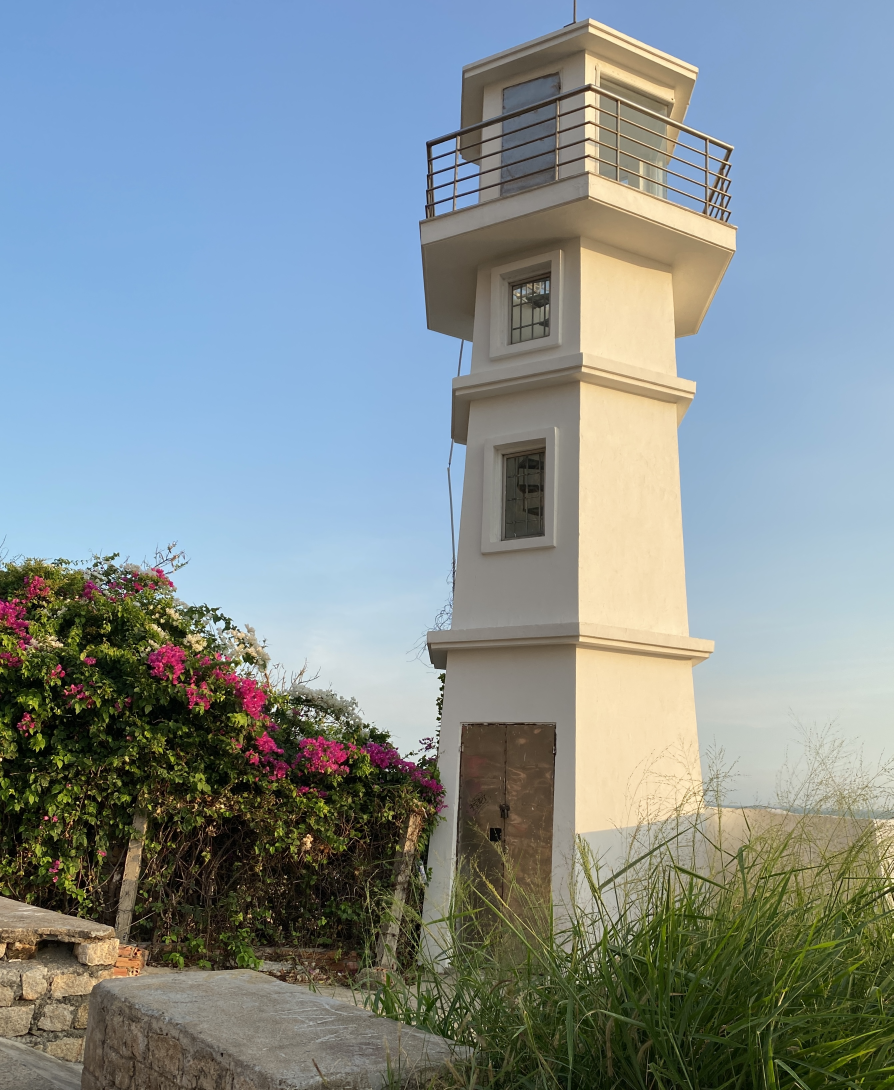
#> input picture _only/image.jpg, 2680 x 3270 px (shown at 1/3 size)
$ python optical_visual.py
#> lines starting #> are read from the running program, lines starting #| are printed output that depends on the picture; pictures that were not available may be replaced by others from this repository, and a replacement may not be noted
from glob import glob

import cv2
import numpy as np
from tqdm import tqdm

# Parameters for Shi-Tomasi corner detection
corner_detection_params = dict(maxCorners=300, qualityLevel=0.2, minDistance=2, blockSize=7)
# Parameters for Lucas-Kanade optical flow
optical_flow_params = dict(winSize=(15, 15), maxLevel=2, criteria=(cv2.TERM_CRITERIA_EPS | cv2.TERM_CRITERIA_COUNT, 10, 0.03))
# Variable for color to draw optical flow track
color = (0, 0, 255)
# Get all video files
files = sorted(glob('video/*'))
# Create a window
window_name = "Optical Flow"

for file in tqdm(files):
    # Create a VideoCapture object
    cap = cv2.VideoCapture(file)
    # Get the first frame
    ret, first_frame = cap.read()
#> first_frame is the input picture: shape (3270, 2680, 3); mean B, G, R 146.2, 143.2, 131
    cv2.imshow(window_name, first_frame)
    cv2.moveWindow(window_name, 1, 1)
    if not ret: continue
    # Resize the frame
    first_frame = cv2.resize(first_frame, (640, 480))
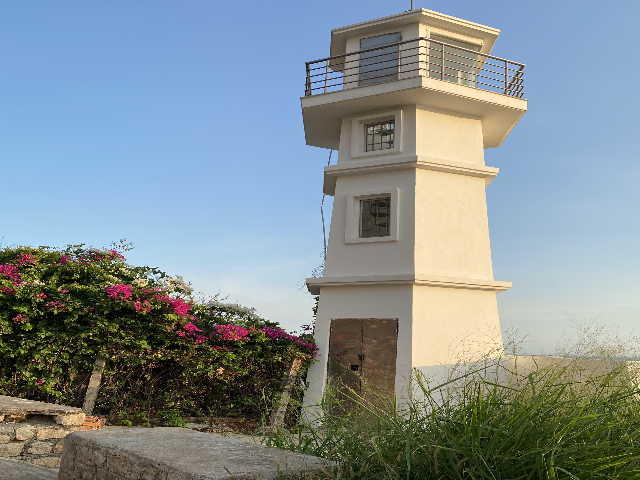
#> first_frame: shape (480, 640, 3); mean B, G, R 146.1, 143.1, 130.9
    # Converts frame to grayscale because we only need the luminance channel for detecting edges - less computationally expensive
    prev_gray = cv2.cvtColor(first_frame, cv2.COLOR_BGR2GRAY)
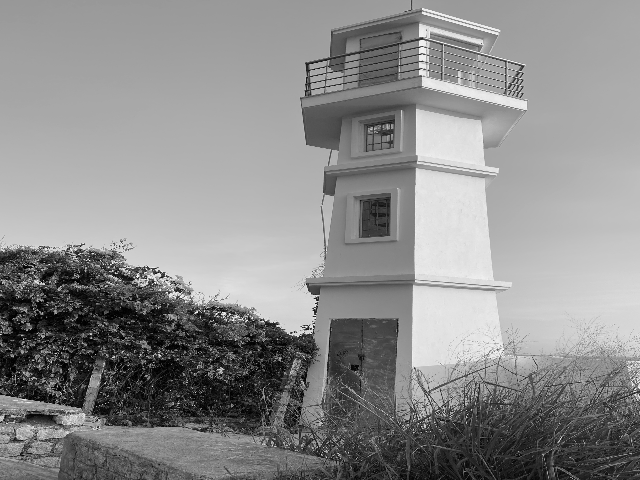
#> prev_gray: shape (480, 640); min 0, max 252, mean 139.8
    # Finds the strongest corners in the first frame by Shi-Tomasi method - we will track the optical flow for these corners
    # https://docs.opencv.org/3.0-beta/modules/imgproc/doc/feature_detection.html#goodfeaturestotrack
    prev = cv2.goodFeaturesToTrack(prev_gray, mask = None, **corner_detection_params)
#> prev = 300 rows, first 8: [162, 274], [310, 327], [158, 273], [223, 314], [139, 276], [227, 314], [151, 281], [139, 278]
    # Creates an image filled with zero intensities with the same dimensions as the frame - for later drawing purposes
    mask = np.zeros_like(first_frame)
    idx = 0
    rgbs = {}
    while(cap.isOpened()):
        # ret = a boolean return value from getting the frame, frame = the current frame being projected in the video
        ret, frame = cap.read()
        if not ret: break
        # Resize the frame
        frame = cv2.resize(frame, (640, 480))
        # Converts each frame to grayscale - we previously only converted the first frame to grayscale
        gray = cv2.cvtColor(frame, cv2.COLOR_BGR2GRAY)
        # Calculates sparse optical flow by Lucas-Kanade method
        # https://docs.opencv.org/3.0-beta/modules/video/doc/motion_analysis_and_object_tracking.html#calcopticalflowpyrlk
        prev = cv2.goodFeaturesToTrack(prev_gray, mask = None, **corner_detection_params)
        next, status, error = cv2.calcOpticalFlowPyrLK(prev_gray, gray, prev, None, **optical_flow_params)
#> next has the same summary as prev; status = 300 values from 1 to 1; error = 300 values from 0 to 0
        # Selects good feature points for previous position
        good_old = prev[status == 1].astype(int)
#> good_old = 300 pairs, first value 1 to 637, second value 34 to 454
        # Selects good feature points for next position
        good_new = next[status == 1].astype(int)
#> good_new has the same summary as good_old
        # Draws the optical flow tracks
        for i, (new, old) in enumerate(zip(good_new, good_old)):
            # Returns a contiguous flattened array as (x, y) coordinates for new point
            a, b = new.ravel()
            # Returns a contiguous flattened array as (x, y) coordinates for old point
            c, d = old.ravel()
            # Draws line between new and old position with green color and 2 thickness
            mask = cv2.line(mask, (a, b), (c, d), color, 2)
            # Draws filled circle (thickness of -1) at new position with green color and radius of 3
            frame = cv2.circle(frame, (a, b), 2, color, -1)
#> this loop made 300 passes
#> (a, b, c, d) on passes 1 to 3: (162, 274, 162, 274), (310, 327, 310, 327), (158, 273, 158, 273)
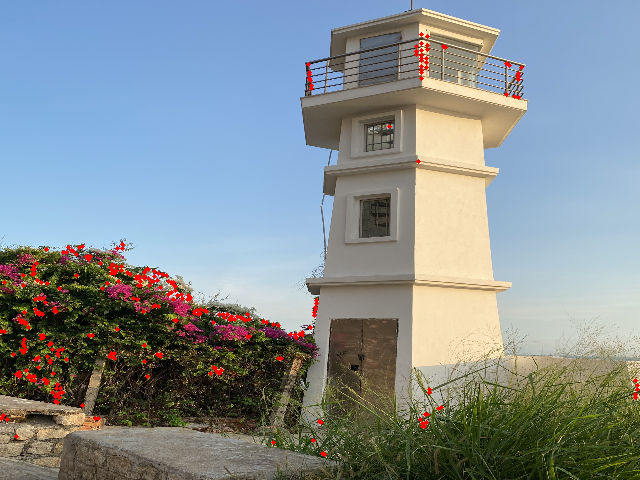
#> frame: shape (480, 640, 3); mean B, G, R 145.2, 141.8, 132.5
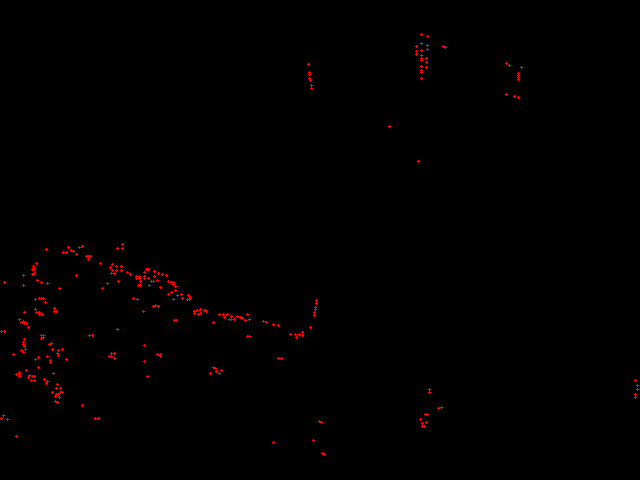
#> mask: shape (480, 640, 3); mean of channels 0, 1, 2 0, 0, 1.2; drawn as B, G, R
        # Overlays the optical flow tracks on the original frame
        output = cv2.add(frame, mask)
        # Updates previous frame
        prev_gray = gray.copy()
        # Updates previous good feature points
        prev = good_new.reshape(-1, 1, 2)
        # Opens a new window and displays the output frame
        cv2.imshow(window_name, output)
        # Frames are read by intervals of 10 milliseconds. The programs breaks out of the while loop when the user presses the 'q' key
        if cv2.waitKey(10) & 0xFF == ord('q'):
#> (key q is pressed here)
            break

    # The following frees up resources and closes all windows
    cap.release()
    cv2.destroyAllWindows()
